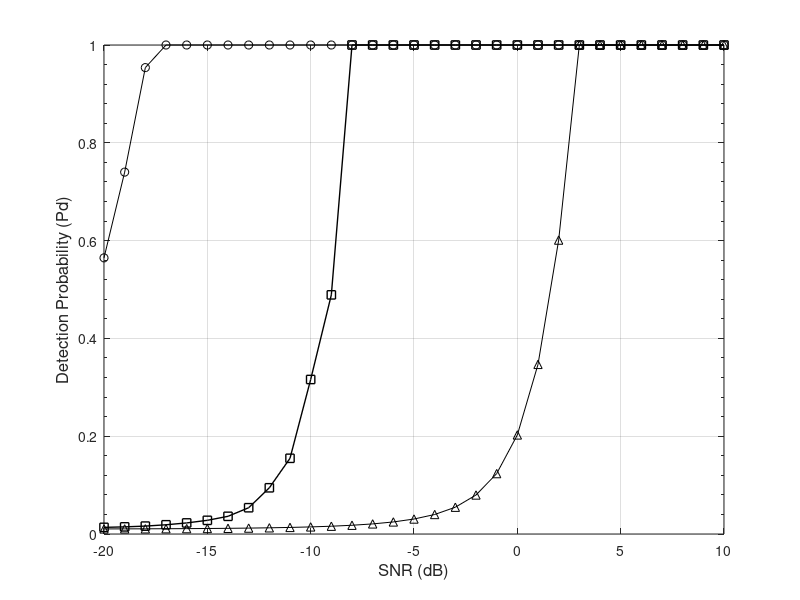

MATLAB code to generate this figure:
%TM-UWB radar energy receiver detection charateristic
%-------------------------------------CFAR----------------------
clear
clc

%-------------------correlation receiver--------------
% Q(x)=erfc(x)
pfa=10^(-2);  beta=erfcinv(pfa);

Tw=60*10^(-9);%range gate=60ns,observed range=60ns*15cm=9m

B=2*10^9; %Bandwidth=2GHz

df=B*Tw;%degreeth of freedom

SNR=-20:1:10; gamma_g=10 .^(SNR/ 10);

N=100; %the number of pulse cummlative

temp=sqrt(2*N*gamma_g );pd=erfc(beta-temp);

[m,n]=size(pd);

for i=1:n if pd(i) > 1 ,    pd(i)=1; end ; end

figure(1);semilogy(SNR,pd,'ko-');hold on

%--------------------------------Noncoherent detection--------------------------
%--------------------------------------------------------------------------
%------------------------energy detection (Square Law Energy Detection )(ED) ------
pfa=10^(-2);   beta=erfcinv(pfa);

Tw=60*10^(-9);%%range gate=60ns,observed range=60ns*15cm=9m

B=2*10^9; %Bandwidth=2GHz

df=B*Tw;%degreeth of freedom

SNR=[-20:1:10]; %dB

gamma_g=10 .^(SNR/ 10); 

N=100;  %the number of pulse cummlative

temp1=beta - gamma_g * sqrt(N/df);

temp2=sqrt( 1 + 2*gamma_g / df );

pd=erfc(temp1./temp2);

[m,n]=size(pd);

for i=1:n if pd(i) > 1 ,    pd(i)=1; end ; end

figure(1);semilogy(SNR,pd,'k^-');hold on


%------weighted energy detection (Square Law Energy Detection -----(WED)
%--------------------------build target model------------------
%-----------------two bodyes targets---one 1m second 3m range gate 6m(40ns)-----------------------
%------dispersive central 1.55m,1.66m,1.75m,3m,3.08m,3.13m----------------

%---------------------second-order gaussian pulse (fc,tm,tau)---------------
tau=0.5e-9;   tm=1e-9;%1ns

fc=50e9;%50GHz

dt=1/fc;

over=floor(tm/dt);

e=mod(over,2);

kbk=floor(over/2);

tmp=linspace(dt,tm/2,kbk);

s=(1-4*pi* (tmp./tau).^2 ) .* exp(-2*pi* (tmp./tau).^2);

if e  %sample=odd number
    for k=1:length(s)
        y(kbk+1)=1;
        y(kbk+1+k)=s(k);
        y(kbk+1-k)=s(k);
    end
else %sample=even number
    for k=1:length(s)
        y(kbk+k)=s(k);
        y(kbk+1-k)=s(k);
    end
end

E=sum((y.^2).*dt );%pulse energy
w0=y./ sqrt(E); % energy normalization
Td=60e-9; %period of pulse =TD=100ns
power=0; % average transmitted power (dBm watt)
power1=(10^(power/10))/1000;%% average transmitted power (watt)
Ex=power1*Td; %energy per pulse
w0=w0.*sqrt(Ex);
%figure(2); plot(tau,w0),xlabel('ns');ylabel('second order Gaussian pulse')

%---------generate one dimensional high resolution range profile --------

Range=[1.55,1.66,1.75,3,3.08,3.13];  gain=[1,0.85,0.6,1,0.85,0.6];

%Range=[1,3,5,7];
C=3*10^8;
Range_delay=2*Range/C;
Range_position_sample=floor(Range_delay/dt);
Tw=60*10^(-9);%gate duration=60ns

gate_samples=floor(Tw/dt);
gate_seq=zeros(1,gate_samples);
for i=1:length(Range_delay)    
    k=Range_position_sample(i);
 if e   %sample=odd number
   gate_seq(k-kbk:k+kbk)=gate_seq(k-kbk+1:k+kbk+1) + w0 * gain(i);
else %sample=even number
    gate_seq(k-kbk+1:k+kbk)=gate_seq(k-kbk+1:k+kbk) + w0 * gain(i);
    end
end

%----------------signal ------------------
HRRP= gate_seq;

%-------------introduce additive white Gaussian noise over signal--------
ebno=[-20:1:10];                     %SNR=E/NO

E_Tw=sum(abs(HRRP).^2)/gate_samples; % average range gate energy

EbNo=10.^(ebno./10);

N0=E_Tw ./ EbNo; % averge noise power

nstdv=sqrt(N0./2);
%------------------generate current signal------------
for j=1:length(EbNo)
   noise(j,:)=nstdv(j).*randn(1,gate_samples) ;
   HRRP_add_noise(j,:)=HRRP + noise(j,:);
end
for j=1:length(EbNo)
   N00(j)= sum(abs(noise(j,:)).^2)/gate_samples;   
   N11(j)=std( noise(j,:)).^2;
end
%plot(HRRP_add_noise(10,:));

% 10ns----sub-interval width duration ----------------------
Tm=5e-9;

Tm_sample=floor(Tm/dt);

Number_sub_interval=floor(gate_samples/Tm_sample);

move_interval=0.1e-9;%1ns

move_sample=floor(move_interval/dt);

Number_sub_interval1=floor( (gate_samples - Tm_sample)/move_sample);

if ( (gate_samples - Number_sub_interval1 * move_sample )== Tm_sample)
    
    Number_sub_interval=Number_sub_interval1+1;
    
else
    
    Number_sub_interval=Number_sub_interval1;
    
end
%------------------------accumulated N receive_siganl+niose_energy ---------------------
N=100;                  %the number of pulse cummlative-------------            

%-------------------if echo signal have target signal, then the signal energy integration_sub_interval---------------------

for j=1:length(EbNo)
    
for i=1:Number_sub_interval

    %------------------------move windows detection-----------
    ll2 = HRRP( (i-1) * move_sample + 1 : (i-1) * move_sample + Tm_sample) ;
    
    signal_energy_sub_interval_WED(j,i)= N * sum( ll2 .^ 2) / gate_samples;
    
end

end

%-----------------------------siganl+niose_energy of sub_interval---------
for j=1:length(EbNo)
    
for i=1:Number_sub_interval

  %------------------------move windows detection------------------------
    mm= HRRP_add_noise(j,(i-1) * move_sample + 1 : (i-1) * move_sample + Tm_sample);
    
    energy_sub_interval_WED(j,i)= sum( mm.^2 )/gate_samples;
    
end

end
%----------------------calculate detection probability----------------
pfa=10^(-2);  beta=erfcinv(pfa);

B=2*10^9; %Bandwidth=2GHz

df=B*Tm;%degreeth of freedom

%--------MRC(maximum ratio combination)---------------

weight_MRC1 = energy_sub_interval_WED;

%weight_MRC2=sqrt(abs(energy_sub_interval_WED));    weight_MRC1=weight_MRC2;

%--------EGC(equal gain combination)---------------
%weight_EGC=ones(length(EbNo),Number_sub_interval); weight_MRC1=weight_EGC;

%---------------SD(select diversity)------------
th=0.03;  
weight_SD=zeros(length(EbNo),Number_sub_interval);
for j=1:length(EbNo)
   for i=1:Number_sub_interval
       if energy_sub_interval_WED(j,i)>th
        weight_SD(j,i)=1;
    end
   end
end
%weight_MRC1=weight_SD;

%-----------calculate detection probability----------------------------------------------
for j=1:length(EbNo)
    
temp1=beta * sqrt( N* df * N0(j)^2 * weight_MRC1(j,:) * weight_MRC1(j,:)' ) -  weight_MRC1(j,:) * signal_energy_sub_interval_WED(j,:)';

temp2=sqrt( 2 * N0(j) * ( (weight_MRC1(j,:).^2 ) * signal_energy_sub_interval_WED(j,:)') ....
      +  N * df * N0(j)^2 * weight_MRC1(j,:) * weight_MRC1(j,:)'  );
  
pd3(j)= erfc(temp1 /temp2);

if pd3(j) > 1 ,    pd3(j)=1;
end

end ;
%%%-----------------plot ---------------------------

figure(1)

PT=plot(ebno,pd3,'ks-');hold on,

set(PT,'LineWidth',[1]);set(gca,'yscale','linear');set(gca,'ytick',[0 0.2 0.4 0.6 0.8 1]);

X=xlabel('SNR (dB)'); set(X,'FontSize',12);

Y=ylabel('Detection Probability (Pd)');  set(Y,'FontSize',12);

grid





      

